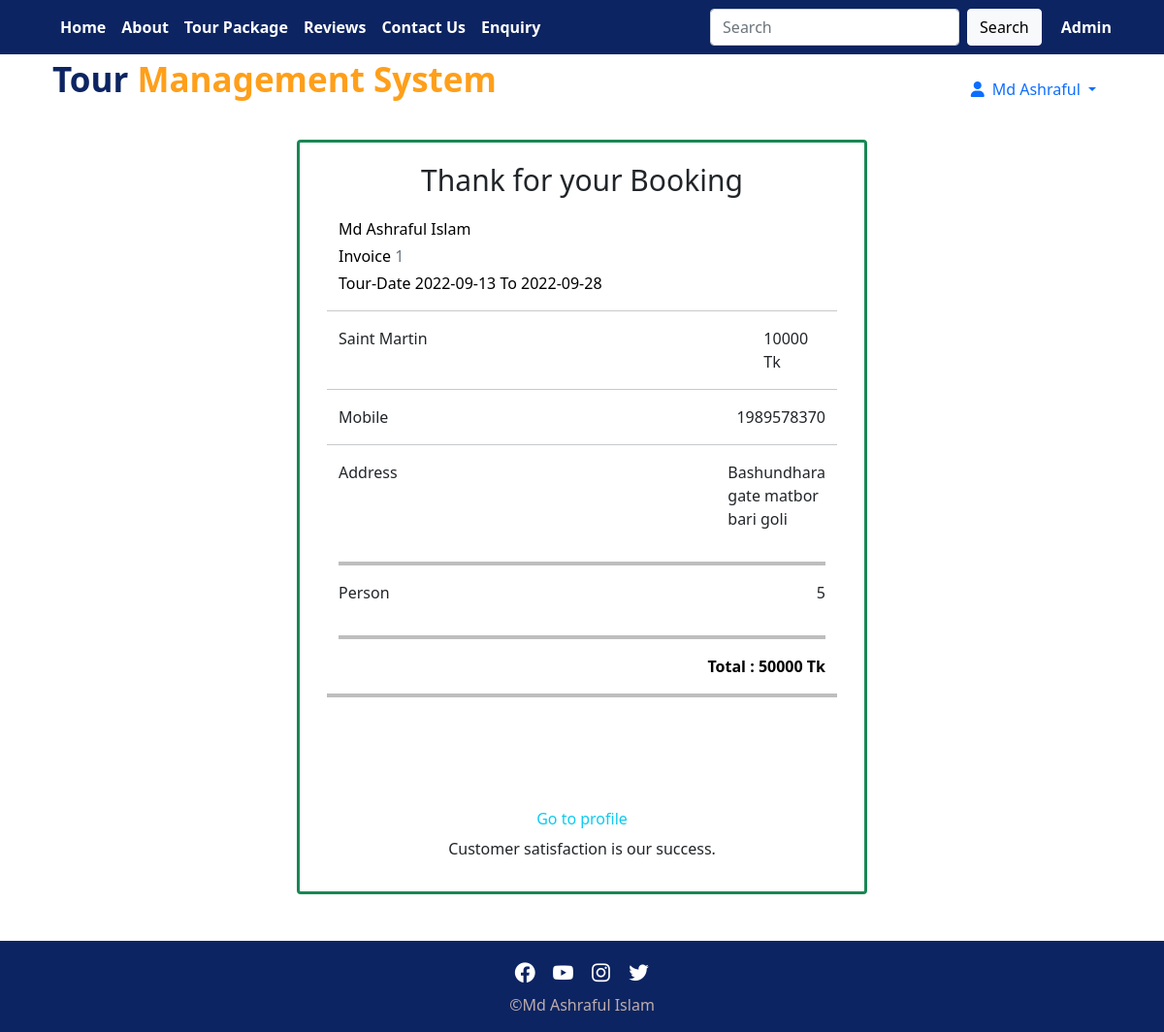
/invoice.php (signed in), run on the app's committed database.
### tables this page shows
CREATE TABLE `booking` (
  `booking_id` int(100) NOT NULL,
  `package_id` int(100) NOT NULL,
  `package_name` varchar(100) NOT NULL,
  `price` int(100) NOT NULL,
  `start_date` date NOT NULL,
  `end_date` date NOT NULL,
  `user_id` int(100) NOT NULL,
  `name` varchar(100) NOT NULL,
  `mobile` int(11) NOT NULL,
  `address` varchar(100) NOT NULL,
  `amount` int(50) NOT NULL
);

### invoice.php (the view, shortened to what this page needs)
<?php include_once("./header.php");?>
<?php
  global $conn;
  $userid = $_SESSION['user_id'];
  $sql="SELECT * FROM booking WHERE user_id='$userid' ";
  $rs = mysqli_query($conn,$sql);
         while($row= mysqli_fetch_array($rs)){
?>
<!doctype html>
<html lang="en">
  <head>
    <link href="https://cdn.jsdelivr.net/npm/bootstrap@5.0.2/dist/css/bootstrap.min.css" rel="stylesheet">
  </head>
  <body>
        <div class="row justify-content-center mt-3 mb-5">
            <div class="col-md-6">
    <div class="card border-success" style="border: 3px solid">
        <div class="card-body ">
          <div class="container">
            <p class="text-center" style="font-size: 30px;">Thank for your Booking</p>
            <div class="row">
              <ul class="list-unstyled">
                <li class="text-black"><?php echo $row['name'];?></li>
                <li class="text-muted mt-1"><span class="text-black">Invoice </span> <?php echo $row['booking_id'];?></li>
                <li class="text-black mt-1"><span class="text-black">Tour-Date </span><?php echo $row['start_date'];?> To <?php echo $row['end_date'];?></li>
              </ul>
              <hr>
              <div class="col-xl-10">
                <p><?php echo $row['package_name'];?></p>
              </div>
              <div class="col-xl-2">
                <p class="float-end"><?php echo $row['price'];?> Tk </p>
              </div>
              <hr>
            </div>
            <div class="row">
              <div class="col-xl-10">
                <p>Mobile</p>
              </div>
              <div class="col-xl-2">
                <p class="float-end"><?php echo $row['mobile'];?> </p>
              </div>
              <hr>
            </div>
            <div class="row">
              <div class="col-xl-10">
                <p>Address</p>
              </div>
              <div class="col-xl-2">
                <p class="float-end"><?php echo $row['address'];?></p>
              </div>
              </div>
              <hr style="border: 2px solid black;">
              <div class="row">
              <div class="col-xl-10">
                <p>Person</p>
              </div>
              <div class="col-xl-2">
                <p class="float-end"><?php echo $row['amount'];?></p>
              </div>
            </div>
            <hr style="border: 2px solid black;">
            <div class="row text-black">
              <div class="col-xl-12">
                <p class="float-end fw-bold">Total : <?php echo $row['price'] * $row['amount'];?> Tk
                </p>
              </div>
              <hr style="border: 2px solid black;">
            </div>
            <div class="text-center" style="margin-top: 90px;">
              <a href="profile.php"><u class=" btn text-info">Go to profile</u></a>
              <p>Customer satisfaction is our success. </p>
            </div>
          </div>
        </div>
      </div>
    </div>
</div>
<?php } ?>
  </body>
</html>
<?php include_once("./footer.php");?>

### css/style.css (style rules this page uses)
.btn { background-color: #0c2461; color: #fff; }

### data on the page
booking: name "Md Ashraful Islam", booking_id "1", start_date "2022-09-13", end_date "2022-09-28", package_name "Saint Martin", price "10000", mobile "1989578370", address "Bashundhara gate matbor bari goli", amount "5", $row['price'] * $row['amount'] "50000"

### other printed values
$_SESSION['first_name'] "Md Ashraful"
